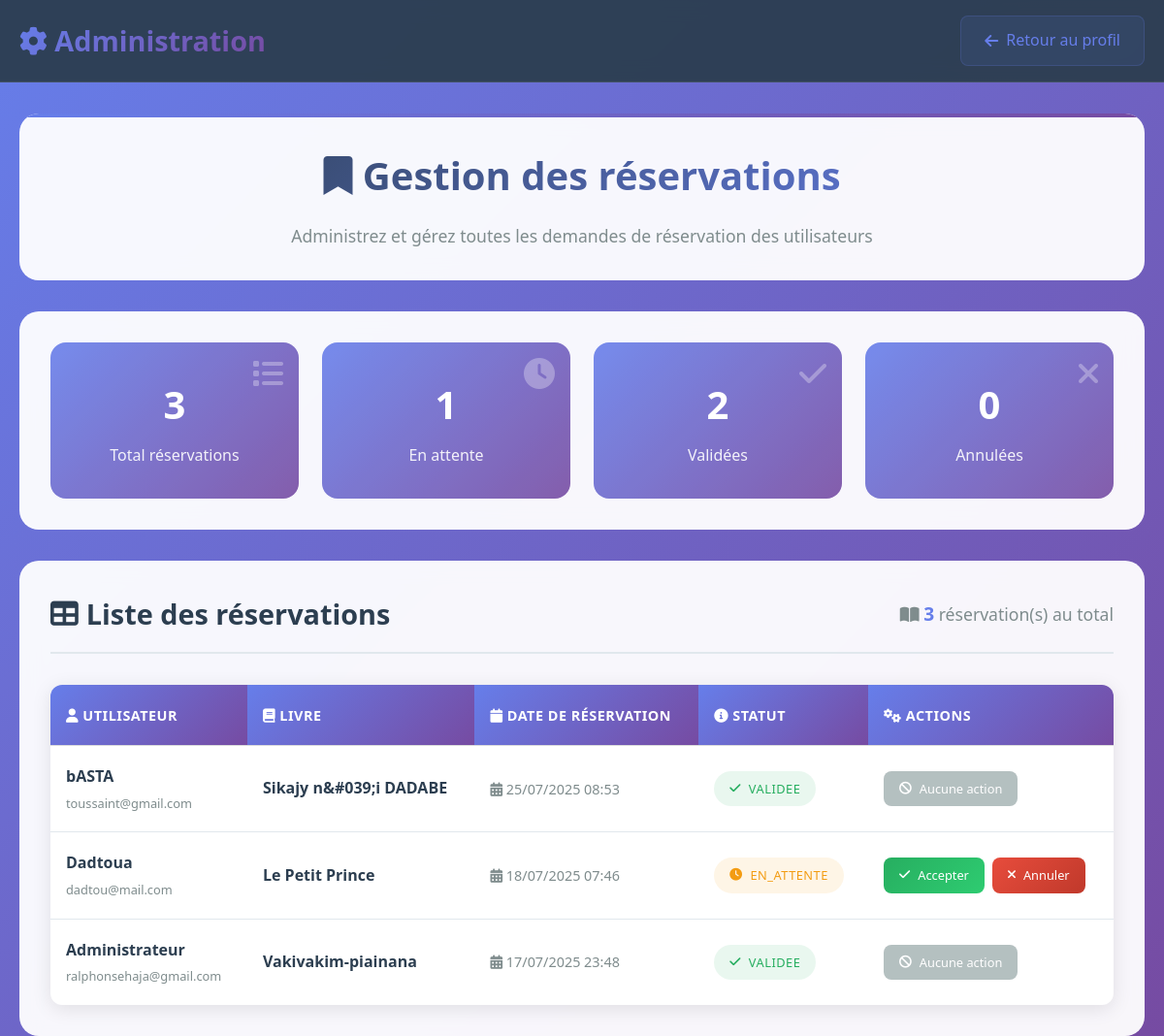
Screenshot of /admin/reservations.php (signed in) with the database file from the repository.
### tables this page shows
CREATE TABLE `reservations` (
  `id` int(11) NOT NULL,
  `utilisateur_id` int(11) DEFAULT NULL,
  `livre_id` int(11) DEFAULT NULL,
  `date_reservation` timestamp NOT NULL DEFAULT current_timestamp(),
  `statut` enum('en_attente','validee','annulee','terminee') DEFAULT 'en_attente',
  `date_validation` timestamp NULL DEFAULT NULL,
  `date_retour_prevue` date DEFAULT NULL
);

CREATE TABLE `utilisateurs` (
  `id` int(11) NOT NULL,
  `nom` varchar(100) NOT NULL,
  `email` varchar(100) NOT NULL,
  `mot_de_passe` varchar(255) NOT NULL,
  `role` enum('utilisateur','admin') DEFAULT 'utilisateur',
  `date_creation` timestamp NOT NULL DEFAULT current_timestamp()
);

CREATE TABLE `livres` (
  `id` int(11) NOT NULL,
  `titre` varchar(255) NOT NULL,
  `auteur` varchar(255) NOT NULL,
  `isbn` varchar(20) DEFAULT NULL,
  `genre` varchar(100) DEFAULT NULL,
  `description` text DEFAULT NULL,
  `stock_total` int(11) DEFAULT 1,
  `stock_disponible` int(11) DEFAULT 1,
  `image_couverture` varchar(255) DEFAULT NULL,
  `date_ajout` timestamp NOT NULL DEFAULT current_timestamp()
);

### admin/reservations.php (the view, shortened to what this page needs)
<?php
require('../auth.php');
$stmt = $pdo->query("SELECT r.id, u.nom, u.email, l.titre, r.date_reservation, r.statut FROM reservations r JOIN utilisateurs u ON r.utilisateur_id = u.id JOIN livres l ON r.livre_id = l.id ORDER BY r.date_reservation DESC");
$reservations = $stmt->fetchAll(PDO::FETCH_ASSOC);
$total_reservations = count($reservations);
$en_attente = count(array_filter($reservations, function($r) { return $r['statut'] === 'en_attente'; }));
$validees = count(array_filter($reservations, function($r) { return $r['statut'] === 'validee'; }));
$annulees = count(array_filter($reservations, function($r) { return $r['statut'] === 'annulee'; }));
?>
<!DOCTYPE html>
<html lang='fr'>
<head>
    <link rel='stylesheet' href='../CSS/style.css'>
    <link href="https://cdnjs.cloudflare.com/ajax/libs/font-awesome/6.0.0/css/all.min.css" rel="stylesheet">
</head>
<body>
    <div class="admin-header">
        <div class="container">
            <div class="admin-title">
                <i class="fas fa-cog"></i> Administration
            </div>
            <a href="../profil.php" class="btn-back">
                <i class="fas fa-arrow-left"></i> Retour au profil
            </a>
        </div>
    </div>
    <div class="container">
        <div class="hero-section">
            <h1><i class="fas fa-bookmark"></i> Gestion des réservations</h1>
            <p>Administrez et gérez toutes les demandes de réservation des utilisateurs</p>
        </div>
        <div class="stats-section">
            <div class="stats-grid">
                <div class="stat-card">
                    <i class="fas fa-list"></i>
                    <h3><?= $total_reservations ?></h3>
                    <p>Total réservations</p>
                </div>
                <div class="stat-card">
                    <i class="fas fa-clock"></i>
                    <h3><?= $en_attente ?></h3>
                    <p>En attente</p>
                </div>
                <div class="stat-card">
                    <i class="fas fa-check"></i>
                    <h3><?= $validees ?></h3>
                    <p>Validées</p>
                </div>
                <div class="stat-card">
                    <i class="fas fa-times"></i>
                    <h3><?= $annulees ?></h3>
                    <p>Annulées</p>
                </div>
            </div>
        </div>
        <div class="table-section">
            <div class="table-header">
                <div class="table-title">
                    <i class="fas fa-table"></i> Liste des réservations
                </div>
                <div class="reservations-count">
                    <i class="fas fa-book-open"></i>
                    <strong><?= $total_reservations ?></strong> réservation(s) au total
                </div>
            </div>
            <table class="table">
                <thead>
                    <tr>
                        <th><i class="fas fa-user"></i> Utilisateur</th>
                        <th><i class="fas fa-book"></i> Livre</th>
                        <th><i class="fas fa-calendar"></i> Date de réservation</th>
                        <th><i class="fas fa-info-circle"></i> Statut</th>
                        <th><i class="fas fa-cogs"></i> Actions</th>
                    </tr>
                </thead>
                <tbody>
                    <?php foreach ($reservations as $r): ?>
                        <tr>
                            <td>
                                <div class="user-info">
                                    <div class="user-name"><?= htmlspecialchars($r['nom']) ?></div>
                                    <div class="user-email"><?= htmlspecialchars($r['email']) ?></div>
                                </div>
                            </td>
                            <td>
                                <div class="book-title"><?= htmlspecialchars($r['titre']) ?></div>
                            </td>
                            <td>
                                <div class="reservation-date">
                                    <i class="fas fa-calendar-alt"></i>
                                    <?= date('d/m/Y H:i', strtotime($r['date_reservation'])) ?>
                                </div>
                            </td>
                            <td>
                                <span class="status-badge status-<?= $r['statut'] ?>">
                                    <i class="fas fa-<?php
                                        switch($r['statut']) {
                                            case 'en_attente':
                                                echo 'clock';
                                                break;
                                            case 'validee':
                                                echo 'check';
                                                break;
                                        }
                                    ?>"></i>
                                    <?= ucfirst($r['statut']) ?>
                                </span>
                            </td>
                            <td>
                                <div class="action-buttons">
                                    <?php if ($r['statut'] === 'en_attente'): ?>
                                        <a href="?action=accepter&id=<?= $r['id'] ?>"
                                           class="btn-accept"
                                           onclick="return confirm('Accepter cette réservation ?')">
                                            <i class="fas fa-check"></i> Accepter
                                        </a>
                                        <a href="?action=annuler&id=<?= $r['id'] ?>"
                                           class="btn-cancel"
                                           onclick="return confirm('Annuler cette réservation ?')">
                                            <i class="fas fa-times"></i> Annuler
                                        </a>
                                    <?php else: ?>
                                        <span class="btn-disabled">
                                            <i class="fas fa-ban"></i> Aucune action
                                        </span>
                                    <?php endif; ?>
                                </div>
                            </td>
                        </tr>
                    <?php endforeach; ?>
                </tbody>
            </table>
        </div>
    </div>
</body>
</html>

### CSS/style.css (style rules this page uses)
* { margin: 0; padding: 0; box-sizing: border-box; }
body { font-family: 'Segoe UI', Tahoma, Geneva, Verdana, sans-serif; line-height: 1.6; color: #333; background-color: #f4f4f4; }
.container { max-width: 1200px; margin: 0 auto; padding: 0 20px; }
.table { width: 100%; border-collapse: collapse; margin-top: 1rem; }
.table th, .table td { padding: 0.75rem; text-align: left; border-bottom: 1px solid #ddd; }
.table th { background-color: #f8f9fa; font-weight: bold; color: #2c3e50; }
.status-badge { padding: 0.25rem 0.75rem; border-radius: 4px; font-size: 0.875rem; font-weight: bold; }
.status-validee { background-color: #d4edda; color: #155724; }

### rows the page displays
reservations: utilisateur.nom "bASTA", utilisateur.email "toussaint@gmail.com", livre.titre "Sikajy n&#039;i DADABE", date_reservation "25/07/2025 08:53", statut "VALIDEE", shows "Aucune action"
reservations: utilisateur.nom "Dadtoua", utilisateur.email "dadtou@mail.com", livre.titre "Le Petit Prince", date_reservation "18/07/2025 07:46", statut "EN_ATTENTE"
reservations: utilisateur.nom "Administrateur", utilisateur.email "ralphonsehaja@gmail.com", livre.titre "Vakivakim-piainana", date_reservation "17/07/2025 23:48", statut "VALIDEE", shows "Aucune action"

### other values shown
$total_reservations "3"
$en_attente "1"
$validees "2"
$annulees "0"
